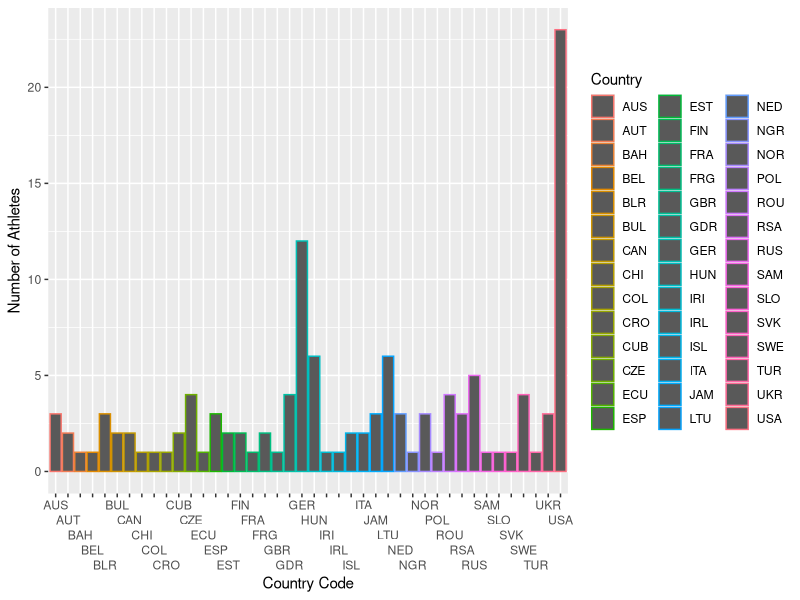

The R script that drew this image: (Note: this script raises an error after producing the figure.)
## ---- chunk 1
knitr::opts_chunk$set(echo = TRUE)
## ---- chunk 2
library(tidyverse)
library(readr)
## ---- chunk 3
library(tidyverse)
tester <- read.table("TrackDiscusData.txt", sep = "%", quote="\"")
View(tester)
MensDisc <- tidyr::separate(tester, V1,
                         c("Empty", "Rank", "Distance", "Name", "Country", "Birthdate", "Worthless", "Location", "Date"),
                         sep = "\\s{2,}", ) %>%
  select(-Empty)
view(MensDisc)
## ---- chunk 4
basicCountry <- MensDisc %>% distinct(Name, .keep_all = TRUE) %>% count(Country, sort = TRUE)
ggplot(basicCountry, aes(x = Country, y = n, color = Country)) + 
  geom_col() +
  scale_x_discrete(guide = guide_axis(n.dodge = 5)) +
  labs(y= "Number of Athletes", x = "Country Code")
## ---- chunk 5
ForOther <- MensDisc %>% mutate(Year = substr(Date,7,10))
## ---- chunk 6
library(lubridate)

Bday   <-parse_date_time2(ForOther$Birthdate, "dmy", cutoff_2000 = 15)
Rday <-parse_date_time2(ForOther$Date, "dmY", cutoff_2000 = 20)
Dif <-difftime(Rday, Bday, units = "weeks")
Please <- as.integer(Dif/52)
New <- ForOther %>% 
  mutate(NewCol = as.integer(Please)) %>%
  mutate(Distance = as.numeric(ForOther$Time))
view(New)



## ---- chunk 7
ggplot(New, aes(x=NewCol, y=Time, color=Country)) + geom_point(alpha=0.3) + scale_y_discrete(guide = guide_axis(n.dodge = 7))
